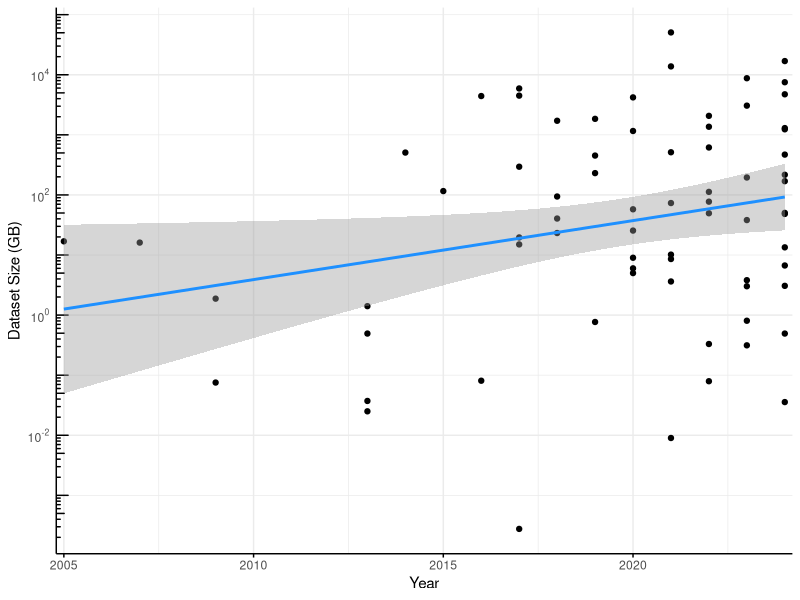
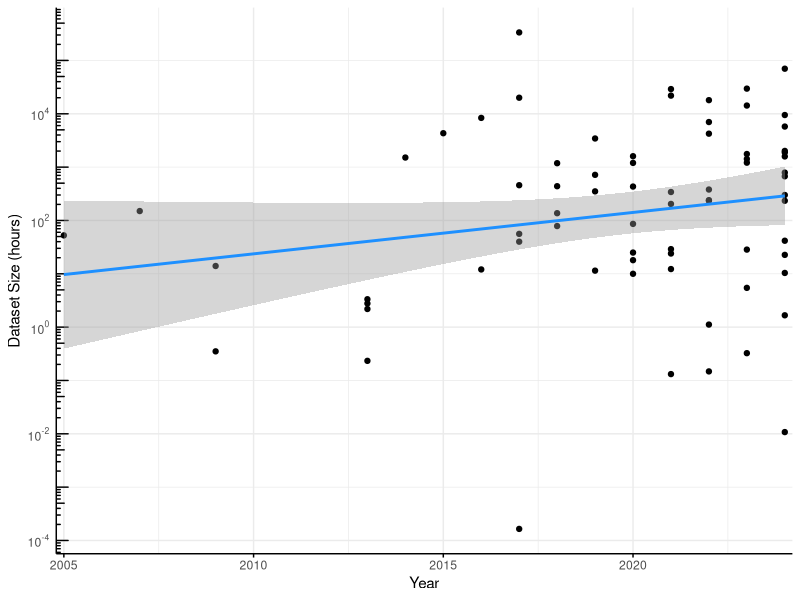
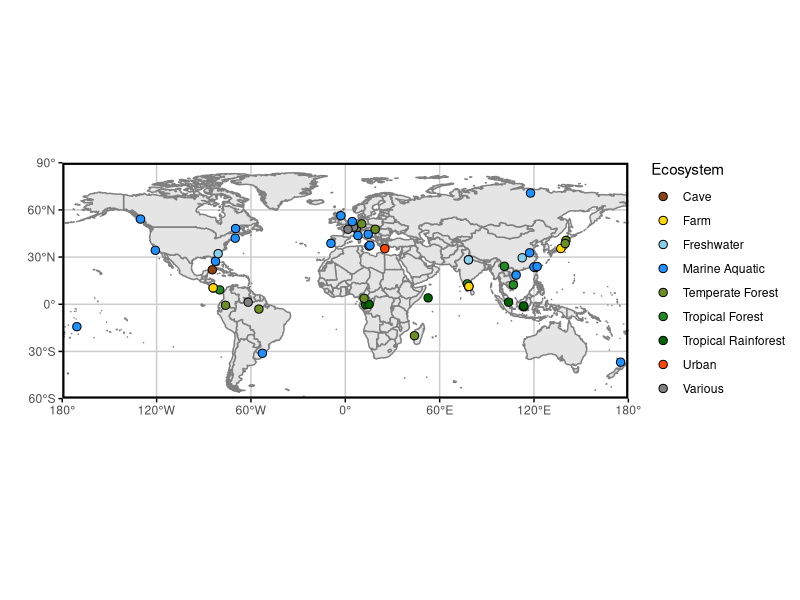
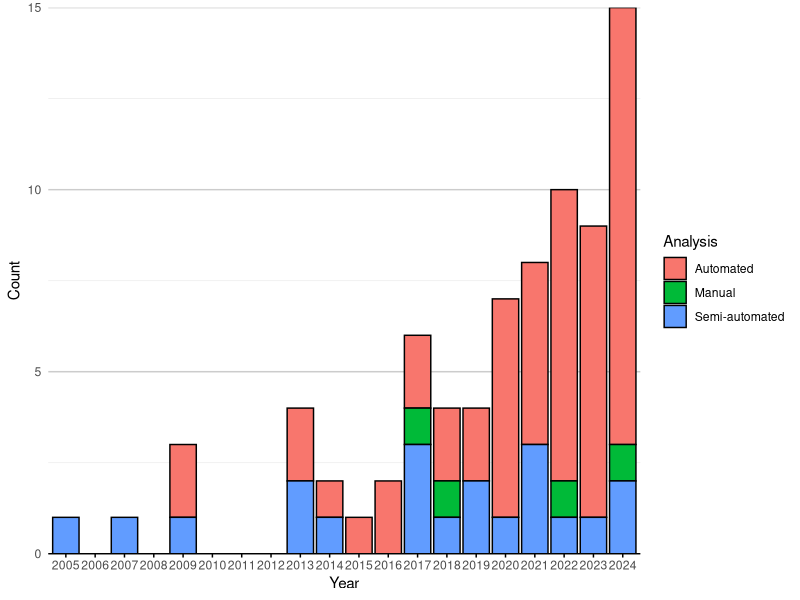
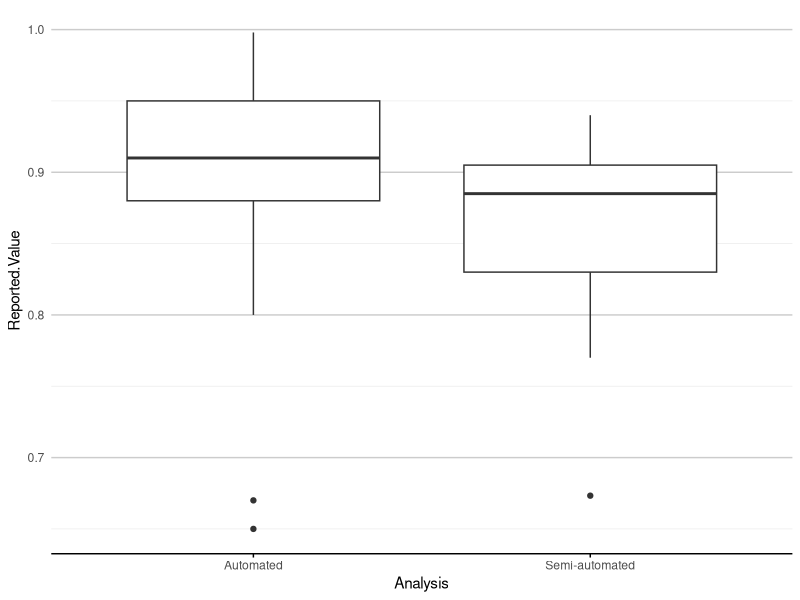
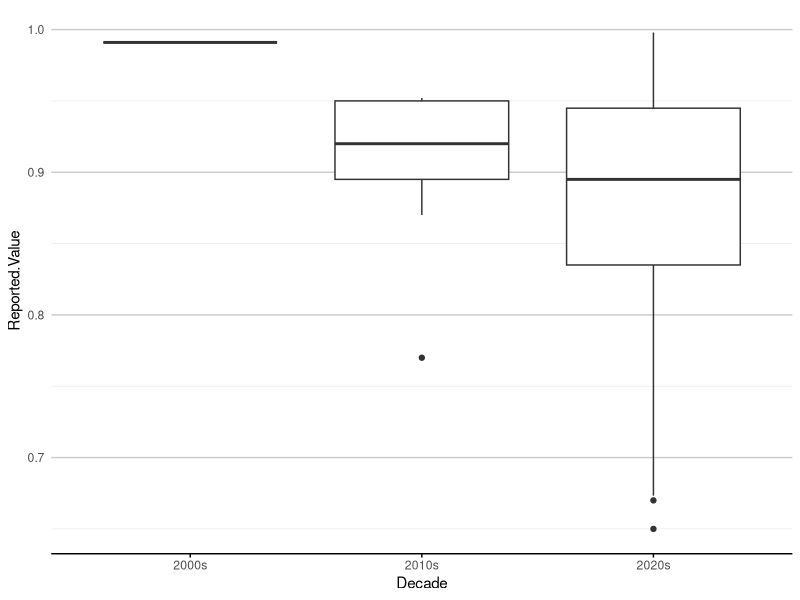
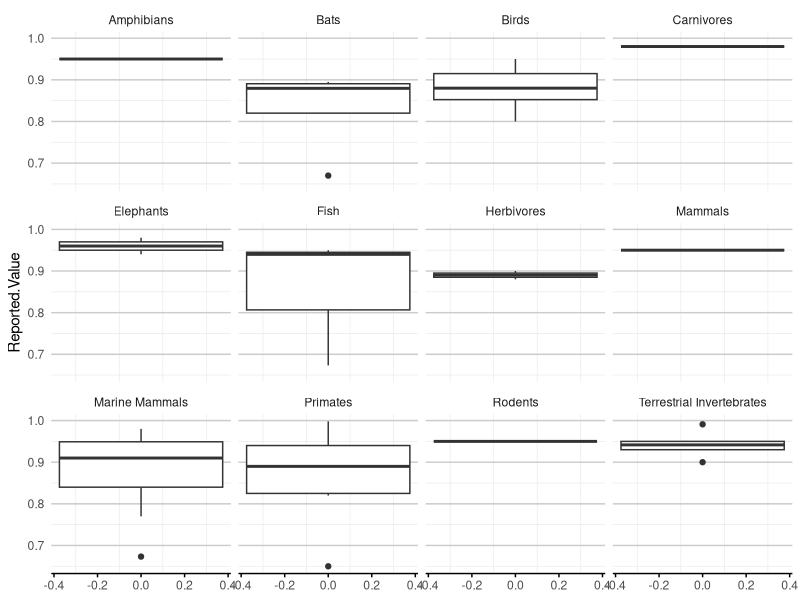
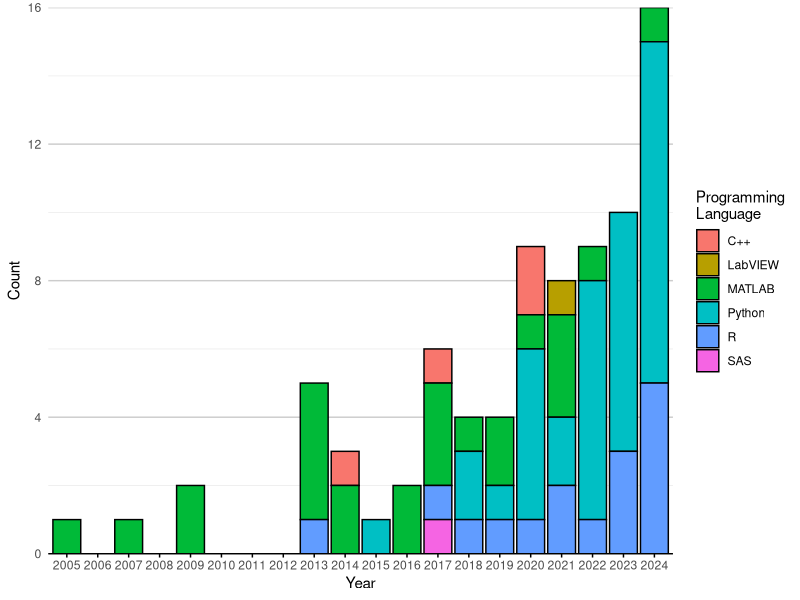

Write R code to recreate these figures, in order.
## ---- chunk 1
library(ggplot2)
library(maps)
library(dplyr)
## ---- chunk 2
df <- read.csv("tagged_literature.csv")
#df$Year <- as.factor(df$Year)

log10_minor_break = function (...){
  function(x) {
    minx         = floor(min(log10(x), na.rm=T))-1;
    maxx         = ceiling(max(log10(x), na.rm=T))+1;
    n_major      = maxx-minx+1;
    major_breaks = seq(minx, maxx, by=1)
    minor_breaks = 
      rep(log10(seq(1, 9, by=4)), times = n_major)+
      rep(major_breaks, each = 9)
    return(10^(minor_breaks))
  }
}

log_breaks = function(maj, radix=10) {
  function(x) {
    minx         = floor(min(logb(x,radix), na.rm=T)) - 1
    maxx         = ceiling(max(logb(x,radix), na.rm=T)) + 1
    n_major      = maxx - minx + 1
    major_breaks = seq(minx, maxx, by=1)
    if (maj) {
      breaks = major_breaks
    } else {
      steps = logb(1:(radix-1),radix)
      breaks = rep(steps, times=n_major) +
               rep(major_breaks, each=radix-1)
    }
    radix^breaks
  }
}
scale_x_log_eng = function(..., radix=10) {
  scale_x_continuous(...,
                     trans=scales::log_trans(radix),
                     breaks=scales::log_breaks(TRUE, radix),
                     minor_breaks=scales::log_breaks(FALSE, radix))
}
scale_y_log_eng = function(..., radix=10) {
  scale_y_continuous(...,
                     trans=scales::log_trans(radix),
                     breaks=scales::log_breaks(TRUE, radix),
                     minor_breaks=scales::log_breaks(FALSE, radix))
}

p <- df |>
  tidyr::drop_na(Dataset.GB) |> 
  #filter(Year >= 2008) |>
  ggplot(aes(Year, Dataset.GB)) + 
  geom_point() + 
  scale_y_log10(
    breaks = scales::trans_breaks("log10", function(x) 10^x),
    labels = scales::trans_format("log10", scales::math_format(10^.x))
  ) +
  annotation_logticks(side="l")+
  geom_smooth(method="lm", color = "dodgerblue") +
  scale_x_continuous(expand = c(0.01,0.01)) +
  labs(y="Dataset Size (GB)") +
  theme_minimal() +
  theme(axis.line = element_line(),
        axis.ticks.x = element_line())
p
ggsave("images/data_trend.png", p, width = 120, height = 120, units = "mm")

p <- df |>
  tidyr::drop_na(Dataset.Hours) |> 
  #filter(Year >= 2008) |>
  ggplot(aes(Year, Dataset.Hours)) + 
  geom_point() + 
  scale_y_log10(
    breaks = scales::trans_breaks("log10", function(x) 10^x),
    labels = scales::trans_format("log10", scales::math_format(10^.x))
  ) +
  annotation_logticks(side="l")+
  geom_smooth(method="lm", color = "dodgerblue") +
  scale_x_continuous(expand = c(0.01,0.01)) +
  labs(y="Dataset Size (hours)") +
  theme_minimal() +
  theme(axis.line = element_line(),
        axis.ticks.x = element_line())
p
ggsave("images/hours_trend.png", p, width = 120, height = 120, units = "mm")
## ---- chunk 3
# Sample data
#coords <- c("-0.356251N,12.940863E;-0.078775N,15.127076E", "-0.078775N,15.1270777E")

# Function to convert coordinates to numeric values
convert_to_numeric <- function(coord_string) {
  # Split the string by comma
  parts <- strsplit(coord_string, ",")[[1]]
  #remove leading or trailing space
  
  # Extract latitude and longitude, handle direction
  lat <- as.numeric(gsub("[A-Z]", "", parts[1]))
  lon <- as.numeric(gsub("[A-Z]", "", parts[2]))
  
  # Check direction for latitude
  if (grepl("S", parts[1])) {
    lat <- -lat
  }
  
  # Check direction for longitude
  if (grepl("W", parts[2])) {
    lon <- -lon
  }
  
  return(paste0(c(lat, lon), collapse = ","))
}

Latlong_df <- df |>
  select(Latlong, Ecosystem) |>
  mutate(Latlong = strsplit(Latlong, ";")) |>
  tidyr::unnest(Latlong) |>
  mutate(Ecosystem = strsplit(Ecosystem, ", ")) |>
  tidyr::unnest(Ecosystem) |>
  mutate(Latlong = sapply(Latlong, convert_to_numeric),
         lat = sapply(strsplit(Latlong, ","), function(x) as.numeric(x[1])),
         long = sapply(strsplit(Latlong, ","), function(x) as.numeric(x[2]))
)

# Create the world map
world <- map_data("world")

ecosystem_colors <- c(
  "Tropical Forest" = "#228B22",
  "Marine Aquatic" = "#1E90FF",
  "Various" = "#808080",
  "Tropical Rainforest" = "#006400",
  "Freshwater" = "#87CEEB",
  "Temperate Forest" = "#6B8E23",
  "Farm" = "#FFD700",
  "Cave" = "#8B4513",
  "Urban" = "#FF4500"
)

# Plotting
p <- ggplot() +
  # Add world map with light grey fill and dark grey borders
  geom_polygon(data = world, aes(x = long, y = lat, group = group), 
               fill = "grey90", color = "grey50") +
  # Add jittered points for different tags
  geom_jitter(data = Latlong_df, aes(x = long, y = lat, fill = Ecosystem), colour="black", size = 2.5, shape=21) +
  # Set coordinate system to map projection
  coord_fixed(ratio = 1, xlim = c(-180, 180), ylim = c(-60, 90), expand = FALSE) +
  # Custom breaks and labels for x (longitude) and y (latitude)
  scale_x_continuous(breaks = seq(-180, 180, by = 60),
                     labels = c("180°", "120°W", "60°W", "0°", "60°E", "120°E", "180°")) +
  scale_y_continuous(breaks = seq(-90, 90, by = 30),
                     labels = c("90°", "60°S", "30°S", "0°", "30°N", "60°N", "90°")) +
  scale_fill_manual(values = ecosystem_colors) +
  # Theme settings
  labs(x="",y="")+
  theme_minimal() +
  theme(
    axis.ticks = element_line(),
    panel.grid.major = element_line(color = "grey80"),    # Light grey grid lines
    panel.grid.minor = element_blank(),                   # No minor grid lines
    panel.border = element_rect(color = "black", fill = NA, linewidth=1.5),  # Black panel border
    axis.text.x = element_text(angle = 0, hjust = 0.5),   # Horizontal x-axis text
    legend.position = "right"                             # Legend on right
  )
p
ggsave("images/ecosystem_map.png", p, width = 240, height = 90, units = "mm")
## ---- chunk 4
bar_theme_x <- theme(panel.grid.major.x = element_blank(),
                   panel.grid.major.y = element_line(colour = "grey80"),
                   axis.line.x = element_line(colour="black"),
                   axis.ticks.x=element_line())
bar_theme_y <- theme(panel.grid.major.y = element_blank(),
                   panel.grid.major.x = element_line(colour = "grey80"),
                   axis.line.y = element_line(colour="black"),
                   axis.ticks.y=element_line())

include_missing_zero <- function(df, col){
  missing_years <- 2005:2024  # This creates c(2025, 2024)

  new_rows <- expand.grid(
    Year  = missing_years,  
    a     = df |> pull({{col}}) |> unique(), 
    Count = 0
  )
  
  colnames(new_rows)[2] <- col

  df <- df |>
    bind_rows(new_rows) |>
    distinct() 
  return(df)
}

keep_gt1 <- function(df, col){
  total_counts <- df |>
    group_by(.data[[col]]) |>
    summarise(Total_Count = n(), .groups = 'drop') |>
    na.omit()

  methods_to_keep <- total_counts |>
    filter(Total_Count > 1) |>
    pull({{ col }})
    
  df[,col] <- ifelse(df[[col]] %in% methods_to_keep, df[[col]], "Other Methods")
  return(df)
}

barplot_counts <- function(df, col, col_title=col, prop=FALSE, year=TRUE, decade=FALSE, bar_col="dodgerblue"){
  if(decade){
    df <- df |>
      mutate(Year = case_when(
        Year >= 2000 & Year < 2010 ~ "2000s",
        Year >= 2010 & Year < 2020 ~ "2010s",
        Year >= 2020 & Year < 2030 ~ "2020s",
        TRUE ~ NA_character_  # Handle years outside these ranges
      ))
  }
  count_data <- df |>
    group_by(Year, .data[[col]], .drop=FALSE) |>
    summarise(Count = n(), .groups = 'drop') |>
    na.omit()
  
  total_count_per_year <- count_data |>
    group_by(Year, .drop=FALSE) |>
    summarise(Total = sum(Count), .groups = 'drop')
  
  count_data <- left_join(count_data, total_count_per_year, by = "Year") |>
    mutate(Percentage = (Count / Total) * 100) 
  
  if(!decade){
    count_data <- count_data |>
    include_missing_zero(col)
  }
  
  if(!year){
    df <- df[df[,col] != "Other Methods",]
    p <- df |>
      ggplot(aes(y = reorder(.data[[col]], .data[[col]], FUN = length, decreasing = FALSE))) +
      geom_bar(stat = "count", fill = bar_col) +  # Fill bars with dodgerblue
      labs(x = "Count", y = col_title) +
      scale_x_continuous(expand = c(0,0))
  } else {
    if(prop){
      p <- count_data |> 
        ggplot(aes(x = factor(Year), y = Percentage, fill = .data[[col]], label=Count)) +
        geom_bar(stat = "identity", colour=ifelse(count_data$Count > 0, "black", NA)) +
        geom_text(size = 3, position = position_stack(vjust = 0.5))+
        labs(x = "Year", y = "Percentage", fill = col_title) +
        scale_y_continuous(expand=c(0,0))
    } else {
      p <- count_data |> 
        ggplot(aes(x = factor(Year), y = Count, fill = .data[[col]])) +
        geom_bar(stat = "identity", colour=ifelse(count_data$Count > 0, "black", NA)) +
        labs(x = "Year", y = "Count", fill = col_title) +
        scale_y_continuous(expand=c(0,0))
    }
  }
  p <- p + 
    #scale_fill_viridis_d()+
    theme_minimal() +
    guides(fill = guide_legend(override.aes = list(colour = "black")))+
    bar_theme_x
  return(p)
}
## ---- chunk 5
# Convert 'NA' to R's NA
df$Analysis[df$Analysis == "NA"] <- NA

p <- barplot_counts(df, "Analysis")
p
ggsave("images/analysis_year.png", p, width = 240, height = 100, units = "mm")
## ---- chunk 6
p <- df |>
  filter((Reported.Value != "") & (!is.na(Reported.Value))) |>
  mutate(Reported.Value = as.numeric(Reported.Value)) |>
  tidyr::drop_na(Reported.Value) |>
  ggplot(aes(x = Analysis, y = Reported.Value)) +
  geom_boxplot() +
  theme_minimal() +
  bar_theme_x
p
ggsave("images/analysis_reportedvalue.png", p, width = 240, height = 100, units = "mm")
## ---- chunk 7
p <- df |>
  filter((Reported.Value != "") & (!is.na(Reported.Value))) |>
  mutate(Reported.Value = as.numeric(Reported.Value)) |>
  tidyr::drop_na(Reported.Value) |>
  mutate(Decade = case_when(
    Year >= 2000 & Year < 2010 ~ "2000s",
    Year >= 2010 & Year < 2020 ~ "2010s",
    Year >= 2020 & Year < 2030 ~ "2020s",
    TRUE ~ NA_character_  # Handle years outside these ranges
  )) |>
  ggplot(aes(x = Decade, y = Reported.Value)) +
  geom_boxplot() +
  theme_minimal() +
  bar_theme_x
p
ggsave("images/decade_reportedvalue.png", p, width = 240, height = 100, units = "mm")
## ---- chunk 8
p <- df |>
  filter((Reported.Value != "") & (!is.na(Reported.Value))) |>
  mutate(Reported.Value = as.numeric(Reported.Value)) |>
  tidyr::drop_na(Reported.Value) |>
  mutate(Taxa = strsplit(as.character(Taxa), ", ")) |>
  tidyr::unnest(Taxa) |>
  ggplot(aes(y = Reported.Value)) +
  geom_boxplot() +
  theme_minimal() +
  bar_theme_x +
  facet_wrap(~Taxa)
p
ggsave("images/taxa_reportedvalue.png", p, width = 240, height = 100, units = "mm")
## ---- chunk 9
# Convert 'NA' to R's NA
df$Programming.Language[df$Programming.Language == "NA"] <- NA

# Split languages where there are multiple
df_lang <- df |>
  mutate(ProgLanguage = strsplit(as.character(Programming.Language), ", ")) |>
  tidyr::unnest(ProgLanguage)

p <- barplot_counts(df_lang, "ProgLanguage", "Programming\nLanguage")
p
ggsave("images/programminglanguage_year.png", p, width = 240, height = 100, units = "mm")
## ---- chunk 10
df_taxa <- df |>
  mutate(Taxa = strsplit(as.character(Taxa), ", ")) |>
  tidyr::unnest(Taxa)

p <- barplot_counts(df_taxa, "Taxa")
p
ggsave("images/taxa_year.png", p, width = 240, height = 100, units = "mm")
## ---- chunk 11
df_analysis <- df |>
  mutate(Analysis.Methods = strsplit(as.character(Analysis.Methods), ", ")) |>
  tidyr::unnest(Analysis.Methods)

df_analysis <- keep_gt1(df_analysis, "Analysis.Methods")
  #filter(Analysis.Methods %in% methods_to_keep)
p <- barplot_counts(df_analysis, "Analysis.Methods")
p
ggsave("images/analysismethods_year.png", p, width = 240, height = 100, units = "mm")
p <- barplot_counts(df_analysis, "Analysis.Methods", year=FALSE)
p
ggsave("images/analysismethods_total.png", p, width = 240, height = 100, units = "mm")
## ---- chunk 12
df_tools <- df |>
  mutate(Automation.Tools = strsplit(as.character(Automation.Tools), ", ")) |>
  tidyr::unnest(Automation.Tools)

df_tools <- keep_gt1(df_tools, "Automation.Tools")

#filter(Analysis.Methods %in% methods_to_keep)
p <- barplot_counts(df_tools, "Automation.Tools", "Automation Tools")
p
ggsave("images/automationtools_year.png", p, width = 240, height = 120, units = "mm")
p <- barplot_counts(df_tools, "Automation.Tools", "Automation Tools", year = FALSE, bar_col="darkmagenta")
p
ggsave("images/automationtools_total.png", p, width = 240, height = 120, units = "mm")
## ---- chunk 13
df_code_available <- df |>
  mutate(Code.Availability = strsplit(as.character(Code.Availability), ", ")) |>
  tidyr::unnest(Code.Availability)

p <- barplot_counts(df_code_available, "Code.Availability", "Code\nAvailability")
p
ggsave("images/codeavailable_year.png", p, width = 240, height = 100, units = "mm")
## ---- chunk 14
df_data_available <- df |>
  mutate(Data.Availability = strsplit(as.character(Data.Availability), ", ")) |>
  tidyr::unnest(Data.Availability)

p <- barplot_counts(df_data_available, "Data.Availability", "Data\nAvailability")
p
ggsave("images/dataavailable_year.png", p, width = 240, height = 100, units = "mm")
## ---- chunk 15
#df <- read.csv("tagged_literature.csv")
#df |>
#  mutate(Automation.Tools = strsplit(as.character(Automation.Tools), ", ")) |>
#  tidyr::unnest(Automation.Tools) |>
#  pull(Automation.Tools) |> sort() |> unique()
## ---- chunk 16
#df <- read.csv("tagged_literature.csv")
#df |>
#  mutate(Analysis.Methods = strsplit(as.character(Analysis.Methods), ", ")) |>
#  tidyr::unnest(Analysis.Methods) |>
#  pull(Analysis.Methods) |> sort() |> unique()
## ---- chunk 17
df_eval <- df |>
  mutate(Evaluation.Method = strsplit(as.character(Evaluation.Method), ", ")) |>
  tidyr::unnest(Evaluation.Method)

df_eval <- keep_gt1(df_eval, "Evaluation.Method")
  #filter(Analysis.Methods %in% methods_to_keep)
p <- barplot_counts(df_eval, "Evaluation.Method", "Evaluation Method")
p
ggsave("images/evaluationmethod_year.png", p, width = 240, height = 100, units = "mm")
## ---- chunk 18
#df <- read.csv("tagged_literature.csv")
#df |>
#  mutate(Preprocessing = strsplit(as.character(Preprocessing), ", ")) |>
#  tidyr::unnest(Preprocessing) |>
#  pull(Preprocessing) |> sort() |> unique()
## ---- chunk 19
df_pre <- df |>
  mutate(Preprocessing = strsplit(as.character(Preprocessing), ", ")) |>
  tidyr::unnest(Preprocessing)

df_pre <- keep_gt1(df_pre, "Preprocessing")
  #filter(Analysis.Methods %in% methods_to_keep)
p <- barplot_counts(df_pre, "Preprocessing")
p
ggsave("images/preprocessing_year.png", p, width = 240, height = 100, units = "mm")
p <- barplot_counts(df_pre, "Preprocessing", prop=TRUE)
p
ggsave("images/preprocessing_prop_year.png", p, width = 240, height = 100, units = "mm")
p <- barplot_counts(df_pre, "Preprocessing", prop=TRUE, decade=TRUE)
p
ggsave("images/preprocessing_prop_decade.png", p, width = 240, height = 150, units = "mm")
## ---- chunk 20
count_data <- df_lang |>
    group_by(Year, ProgLanguage, .drop=FALSE) |>
    summarise(Count = n(), .groups = 'drop') |>
    na.omit()
  
total_count_per_year <- count_data |>
  group_by(Year, .drop=FALSE) |>
  summarise(Total = sum(Count), .groups = 'drop')

count_data <- left_join(count_data, total_count_per_year, by = "Year") |>
  mutate(Percentage = (Count / Total) * 100) |>
  include_missing_zero('ProgLanguage')

count_data |> 
  ggplot(aes(x = factor(Year), y = Count, fill = ProgLanguage)) +
  geom_bar(stat = "identity", colour=ifelse(count_data$Count > 0, "black", NA)) +
  labs(x = "Year", y = "Count", fill = 'Language') +
  scale_y_continuous(expand=c(0,0))+
  theme_minimal() +
  guides(fill = guide_legend(override.aes = list(colour = "black")))+
  theme(panel.grid.major.x = element_blank(),
        panel.grid.major.y = element_line(colour = "grey80"),
        axis.line.x = element_line(colour="black"),
        #panel.grid = element_line(colour="lightgrey"),
        axis.ticks.x=element_line())
## ---- chunk 21
df_tools <- df |>
  mutate(Automation.Tools = strsplit(as.character(Automation.Tools), ", ")) |>
  tidyr::unnest(Automation.Tools) |>
  mutate(Taxa = strsplit(as.character(Taxa), ", ")) |>
  tidyr::unnest(Taxa)

df_tools <- keep_gt1(df_tools, "Automation.Tools")
p <- df_tools |>
  filter(Automation.Tools != "Other Methods") |>
      ggplot(aes(y = reorder(Automation.Tools, Automation.Tools, FUN = length, decreasing = FALSE), fill = Taxa)) +
      geom_bar(stat = "count", colour="black") +  # Fill bars with dodgerblue
      labs(x = "Count", y = "Automation Tools") +
      scale_x_continuous(expand = c(0,0)) +
  theme_minimal() +
  bar_theme_y
p
ggsave("images/automationtools_taxa.png", p, width = 240, height = 120, units = "mm")
## ---- chunk 22
df_analysis <- df |>
  mutate(Analysis.Methods = strsplit(as.character(Analysis.Methods), ", ")) |>
  tidyr::unnest(Analysis.Methods) |>
  mutate(Taxa = strsplit(as.character(Taxa), ", ")) |>
  tidyr::unnest(Taxa)

df_analysis <- keep_gt1(df_analysis, "Analysis.Methods")
p <- df_analysis |>
  filter(Analysis.Methods != "Other Methods") |>
      ggplot(aes(y = reorder(Analysis.Methods, Analysis.Methods, FUN = length, decreasing = FALSE), fill = Taxa)) +
      geom_bar(stat = "count", colour="black") +  # Fill bars with dodgerblue
      labs(x = "Count", y = "Analysis Methods") +
      scale_x_continuous(expand = c(0,0)) +
  theme_minimal() +
  bar_theme_y
p
ggsave("images/analysismethods_taxa.png", p, width = 240, height = 120, units = "mm")
## ---- chunk 23
#x axis-year, y-axcis, manual.automatic.semiautomatic

# Assuming your dataframe is called 'df'
# First, preprocess the Monitoring.Year column
df_expandyear <- df |>
  filter(!is.na(Monitoring.Year)) |>
  #select(Monitoring.Year) |>
  # Separate comma-separated values into rows
  tidyr::separate_rows(Monitoring.Year, sep = ",") |>
  # Clean up any whitespace
  mutate(Monitoring.Year = trimws(Monitoring.Year)) |>
  # Create a new column that expands hyphenated years
  mutate(Expanded_Years = purrr::map(Monitoring.Year, function(x) {
    if (stringr::str_detect(x, "-")) {
      range <- stringr::str_split(x, "-")[[1]] |> as.numeric()
      return(seq(range[1], range[2]))
    } else {
      return(as.numeric(x))
    }
  })) |>
  # Unnest the list column into individual rows
  tidyr::unnest(Expanded_Years) # Create the boxplot
  
df |>
  ggplot(aes(x=Year, fill=Analysis)) +
  geom_bar(stat="count", colour="black") +
  #ggplot(aes(x = Analysis, y = Expanded_Years)) +
  #geom_boxplot() +
  # Customize the plot
  #make breaks pretty
  scale_y_continuous(expand = c(0,0), breaks = pretty) +
  scale_x_continuous(expand = c(0,0), breaks = pretty) +
  labs(title = "Analysis Type by Year",
       x = "Monitoring Year",
       y = "Count") +
  # Rotate x-axis labels if needed
  theme(panel.grid.major.x = element_blank(),
        panel.grid.major.y = element_line(colour = "grey80"),
        axis.line.x = element_line(colour="black"),
        axis.ticks.x=element_line())+
  # Ensure proper spacing
  theme_minimal() +
  bar_theme_x
## ---- chunk 24
#correlation plot between monitoring year and publication year
ggplot(df_expandyear, aes(x=Expanded_Years, y=Year, colour=Title)) +
  geom_point() +
  geom_smooth(method="lm", color = "dodgerblue") +
  labs(title = "Correlation between Monitoring Year and Publication Year",
       x = "Monitoring Year",
       y = "Publication Year") +
  theme_minimal() + 
  #hide legend
  theme(legend.position="none")
